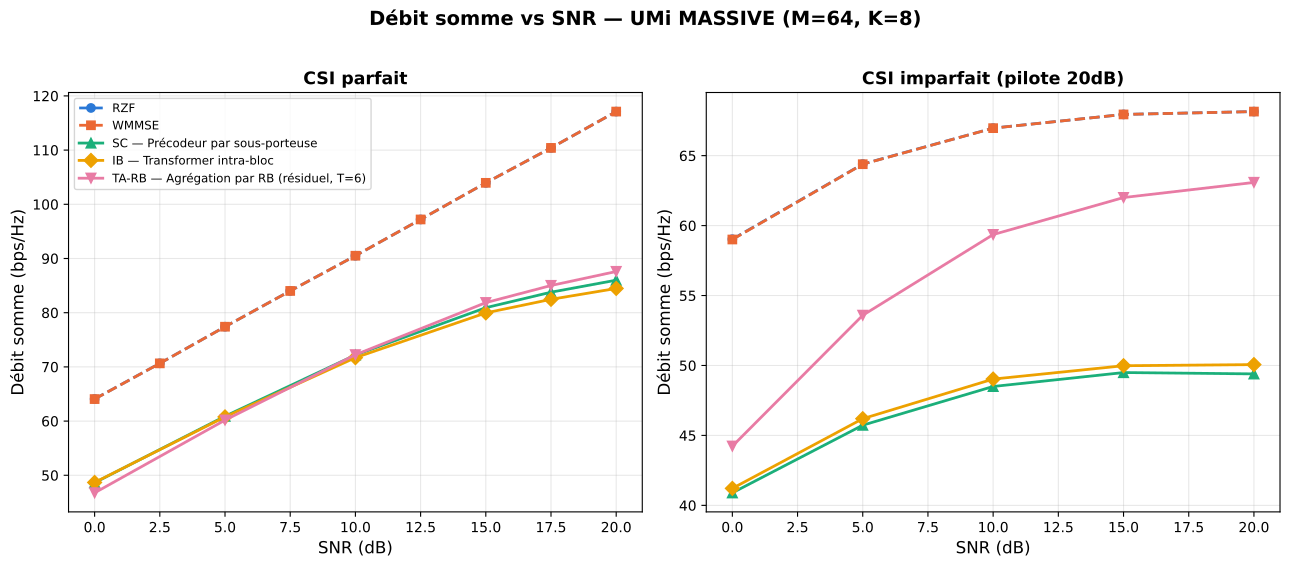

Here is the Python script that generated this plot:
"""
figA_sumrate_csi_perfect.py — Figure A, UMi MASSIVE (M=64, K=8), double
panneau (gauche : CSI parfait, droite : CSI imparfait pilote 20dB).
RZF, WMMSE, SC, IB, TA-RB (T=6 -- seul T entraîné à cette échelle, pas
de T-sweep MASSIVE). Les 3 architectures neuronales sont à budget
étendu cohérent (10 warmup + 160 finetune, cf. SESSION_LOG_20260808.md
"MASSIVE — les 3 architectures à budget étendu cohérent").

Pas de zoom (les 5 courbes restent bien séparées à cette échelle,
contrairement à umi_standard).

Usage: python3 figA_sumrate_csi_perfect.py  (depuis son propre dossier, CPU)
"""
import json
import numpy as np
import matplotlib
matplotlib.use('Agg')
import matplotlib.pyplot as plt

DATA_DIR = '../../results/'

COLORS = {'RZF': '#2a78d6', 'WMMSE': '#eb6834', 'SC': '#1baf7a', 'IB': '#eda100', 'TA-RB': '#e87ba4'}
MARKERS = {'RZF': 'o', 'WMMSE': 's', 'SC': '^', 'IB': 'D', 'TA-RB': 'v'}
LABELS = {'RZF': 'RZF', 'WMMSE': 'WMMSE',
          'SC': 'SC — Précodeur par sous-porteuse',
          'IB': 'IB — Transformer intra-bloc',
          'TA-RB': 'TA-RB — Agrégation par RB (résiduel, T=6)'}
LINESTYLE = {'RZF': '--', 'WMMSE': '--', 'SC': '-', 'IB': '-', 'TA-RB': '-'}
ARCH_KEY = {'SC': 'single_sc', 'IB': 'intra_rb', 'TA-RB': 'ta_rb_residual'}
CSI_KEY = {'SC': 'SingleSC', 'IB': 'IntraRB', 'TA-RB': 'TA_RB_residual'}

classical = np.load(DATA_DIR + 'classical_comparison_M64K8_true.npy', allow_pickle=True).item()
snr_classical = classical['snr']

neural_evals = {k: json.load(open(DATA_DIR + f'diag_massive_true_{ARCH_KEY[k]}_extbudget.json'))['evals']
                for k in ('SC', 'IB', 'TA-RB')}
snr_neural = sorted(float(s) for s in next(iter(neural_evals.values())).keys())

csi_imp = json.load(open(DATA_DIR + 'diag_csi_imperfect_massive_extbudget_sweep.json'))['pilot_results']['20.0']
snr_csi = sorted(float(s) for s in csi_imp['RZF'].keys())

fig, (ax1, ax2) = plt.subplots(1, 2, figsize=(13, 5.5))

# === panneau gauche : CSI parfait ===
ax1.plot(snr_classical, classical['rzf_full'], color=COLORS['RZF'], marker=MARKERS['RZF'],
         linestyle=LINESTYLE['RZF'], label=LABELS['RZF'], linewidth=2, markersize=6)
ax1.plot(snr_classical, classical['wmmse'], color=COLORS['WMMSE'], marker=MARKERS['WMMSE'],
         linestyle=LINESTYLE['WMMSE'], label=LABELS['WMMSE'], linewidth=2, markersize=6)
for k in ('SC', 'IB', 'TA-RB'):
    y = [neural_evals[k][f'{s:.1f}'] for s in snr_neural]
    ax1.plot(snr_neural, y, color=COLORS[k], marker=MARKERS[k], linestyle=LINESTYLE[k],
             label=LABELS[k], linewidth=2, markersize=7)
ax1.set_xlabel('SNR (dB)', fontsize=12)
ax1.set_ylabel('Débit somme (bps/Hz)', fontsize=12)
ax1.set_title('CSI parfait', fontsize=12.5, fontweight='bold')
ax1.legend(fontsize=8.5, loc='upper left')
ax1.grid(True, alpha=0.3)

# === panneau droit : CSI imparfait (pilote 20dB) ===
for k in ('RZF', 'WMMSE', 'SC', 'IB', 'TA-RB'):
    jkey = CSI_KEY.get(k, k)
    y = [csi_imp[jkey][f'{s:.1f}']['pilot'] for s in snr_csi]
    ax2.plot(snr_csi, y, color=COLORS[k], marker=MARKERS[k], linestyle=LINESTYLE[k],
             linewidth=2, markersize=6 if k in ('RZF', 'WMMSE') else 7)
ax2.set_xlabel('SNR (dB)', fontsize=12)
ax2.set_ylabel('Débit somme (bps/Hz)', fontsize=12)
ax2.set_title('CSI imparfait (pilote 20dB)', fontsize=12.5, fontweight='bold')
ax2.grid(True, alpha=0.3)

fig.suptitle('Débit somme vs SNR — UMi MASSIVE (M=64, K=8)', fontsize=14, fontweight='bold', y=1.02)
fig.tight_layout()
fig.savefig('figA_sumrate_csi_perfect.png', dpi=200, bbox_inches='tight')
fig.savefig('figA_sumrate_csi_perfect.pdf', bbox_inches='tight')
plt.close(fig)

out = {'perfect': {'RZF': {'snr': list(snr_classical), 'rate': list(classical['rzf_full'])},
                    'WMMSE': {'snr': list(snr_classical), 'rate': list(classical['wmmse'])},
                    **{k: {'snr': snr_neural, 'rate': [neural_evals[k][f'{s:.1f}'] for s in snr_neural]}
                       for k in ('SC', 'IB', 'TA-RB')}},
       'imperfect_pilot20dB': {k: {'snr': snr_csi,
                                    'rate': [csi_imp[CSI_KEY.get(k, k)][f'{s:.1f}']['pilot'] for s in snr_csi]}
                                for k in ('RZF', 'WMMSE', 'SC', 'IB', 'TA-RB')}}
with open('figA_sumrate_csi_perfect.json', 'w') as f:
    json.dump(out, f, indent=2)
print('✅ Figure A (UMi MASSIVE) -> figA_sumrate_csi_perfect.{png,pdf,json}')
